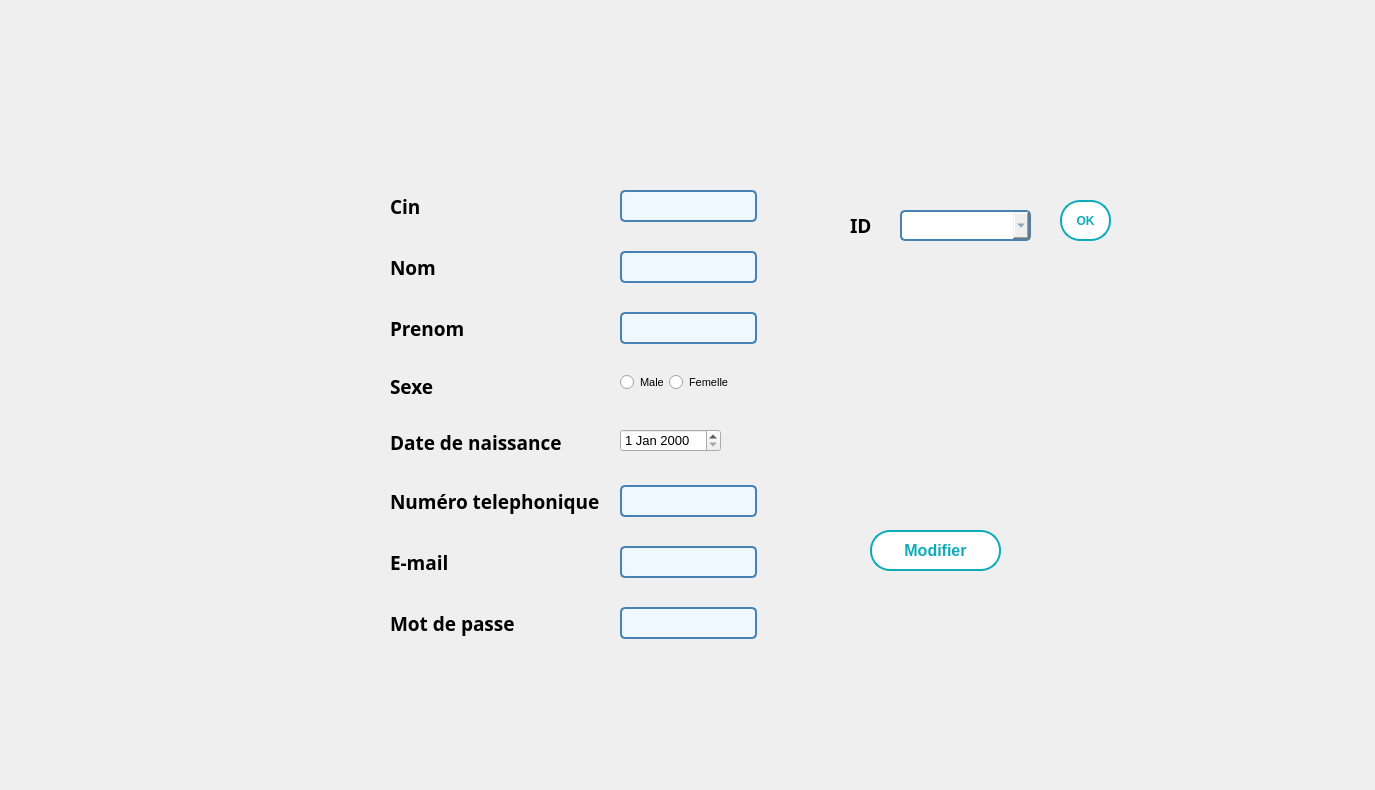
      <widget class="QWidget" name="tab_17">
       <attribute name="title">
        <string>Modifer</string>
       </attribute>
       <widget class="QLabel" name="label_24">
        <property name="geometry">
         <rect>
          <x>0</x>
          <y>0</y>
          <width>1366</width>
          <height>781</height>
         </rect>
        </property>
        <property name="minimumSize">
         <size>
          <width>1366</width>
          <height>768</height>
         </size>
        </property>
        <property name="text">
         <string/>
        </property>
        <property name="pixmap">
         <pixmap resource="gestion_abonnement/image/image.qrc">:/background_3.png</pixmap>
        </property>
        <property name="scaledContents">
         <bool>true</bool>
        </property>
       </widget>
       <widget class="QWidget" name="formLayoutWidget_13">
        <property name="geometry">
         <rect>
          <x>390</x>
          <y>190</y>
          <width>411</width>
          <height>451</height>
         </rect>
        </property>
        <layout class="QFormLayout" name="formLayout_15">
         <property name="sizeConstraint">
          <enum>QLayout::SetDefaultConstraint</enum>
         </property>
         <property name="fieldGrowthPolicy">
          <enum>QFormLayout::FieldsStayAtSizeHint</enum>
         </property>
         <property name="rowWrapPolicy">
          <enum>QFormLayout::WrapLongRows</enum>
         </property>
         <property name="labelAlignment">
          <set>Qt::AlignLeading|Qt::AlignLeft|Qt::AlignVCenter</set>
         </property>
         <property name="formAlignment">
          <set>Qt::AlignLeading|Qt::AlignLeft|Qt::AlignTop</set>
         </property>
         <property name="horizontalSpacing">
          <number>20</number>
         </property>
         <property name="verticalSpacing">
          <number>29</number>
         </property>
         <property name="leftMargin">
          <number>0</number>
         </property>
         <property name="topMargin">
          <number>0</number>
         </property>
         <item row="0" column="0">
          <widget class="QLabel" name="cINLabel_21">
           <property name="font">
            <font>
             <family>Bell MT</family>
             <pointsize>14</pointsize>
             <weight>75</weight>
             <bold>true</bold>
            </font>
           </property>
           <property name="text">
            <string>Cin</string>
           </property>
          </widget>
         </item>
         <item row="0" column="1">
          <widget class="QLineEdit" name="memm_cin">
           <property name="enabled">
            <bool>true</bool>
           </property>
           <property name="styleSheet">
            <string notr="true">/* Style général du formulaire */
QLineEdit {
    border: 2px solid #4682B4; /* Bordure bleue */
    border-radius: 5px; /* Coins arrondis */
    padding: 5px; /* Espace intérieur */
    font-size: 14px; /* Taille de la police */
    font-family: &quot;Arial&quot;, sans-serif; /* Police de caractère */
    color: #4682B4; /* Couleur du texte */
    background-color: #F0F8FF; /* Couleur de fond */
}

/* Style lorsque le champ de formulaire est en focus */
QLineEdit:focus {
    border-color: #1E90FF; /* Bordure bleu clair en focus */
}

/* Style pour les champs désactivés */
QLineEdit:disabled {
    color: #808080; /* Texte gris pour les champs désactivés */
    background-color: #F5F5F5; /* Fond gris clair pour les champs désactivés */
}
</string>
           </property>
          </widget>
         </item>
         <item row="1" column="0">
          <widget class="QLabel" name="nomLabel_15">
           <property name="font">
            <font>
             <family>Bell MT</family>
             <pointsize>14</pointsize>
             <weight>75</weight>
             <bold>true</bold>
            </font>
           </property>
           <property name="text">
            <string>Nom</string>
           </property>
          </widget>
         </item>
         <item row="1" column="1">
          <widget class="QLineEdit" name="memm_nom">
           <property name="font">
            <font>
             <family>Arial</family>
             <pointsize>-1</pointsize>
            </font>
           </property>
           <property name="styleSheet">
            <string notr="true">/* Style général du formulaire */
QLineEdit {
    border: 2px solid #4682B4; /* Bordure bleue */
    border-radius: 5px; /* Coins arrondis */
    padding: 5px; /* Espace intérieur */
    font-size: 14px; /* Taille de la police */
    font-family: &quot;Arial&quot;, sans-serif; /* Police de caractère */
    color: #4682B4; /* Couleur du texte */
    background-color: #F0F8FF; /* Couleur de fond */
}

/* Style lorsque le champ de formulaire est en focus */
QLineEdit:focus {
    border-color: #1E90FF; /* Bordure bleu clair en focus */
}

/* Style pour les champs désactivés */
QLineEdit:disabled {
    color: #808080; /* Texte gris pour les champs désactivés */
    background-color: #F5F5F5; /* Fond gris clair pour les champs désactivés */
}
</string>
           </property>
          </widget>
         </item>
         <item row="2" column="0">
          <widget class="QLabel" name="prenomLabel_9">
           <property name="font">
            <font>
             <family>Bell MT</family>
             <pointsize>14</pointsize>
             <weight>75</weight>
             <bold>true</bold>
            </font>
           </property>
           <property name="text">
            <string>Prenom</string>
           </property>
          </widget>
         </item>
         <item row="2" column="1">
          <widget class="QLineEdit" name="memm_prenom">
           <property name="styleSheet">
            <string notr="true">/* Style général du formulaire */
QLineEdit {
    border: 2px solid #4682B4; /* Bordure bleue */
    border-radius: 5px; /* Coins arrondis */
    padding: 5px; /* Espace intérieur */
    font-size: 14px; /* Taille de la police */
    font-family: &quot;Arial&quot;, sans-serif; /* Police de caractère */
    color: #4682B4; /* Couleur du texte */
    background-color: #F0F8FF; /* Couleur de fond */
}

/* Style lorsque le champ de formulaire est en focus */
QLineEdit:focus {
    border-color: #1E90FF; /* Bordure bleu clair en focus */
}

/* Style pour les champs désactivés */
QLineEdit:disabled {
    color: #808080; /* Texte gris pour les champs désactivés */
    background-color: #F5F5F5; /* Fond gris clair pour les champs désactivés */
}
</string>
           </property>
          </widget>
         </item>
         <item row="3" column="0">
          <widget class="QLabel" name="sexeLabel_9">
           <property name="font">
            <font>
             <family>Bell MT</family>
             <pointsize>14</pointsize>
             <weight>75</weight>
             <bold>true</bold>
            </font>
           </property>
           <property name="text">
            <string>Sexe</string>
           </property>
          </widget>
         </item>
         <item row="3" column="1">
          <layout class="QHBoxLayout" name="horizontalLayout_11">
           <item>
            <widget class="QRadioButton" name="memm_male">
             <property name="font">
              <font>
               <pointsize>8</pointsize>
              </font>
             </property>
             <property name="text">
              <string>Male</string>
             </property>
            </widget>
           </item>
           <item>
            <widget class="QRadioButton" name="memm_femelle">
             <property name="font">
              <font>
               <pointsize>8</pointsize>
              </font>
             </property>
             <property name="styleSheet">
              <string notr="true">/* Style du QCheckBox */
QCheckBox {
    spacing: 5px; /* Espacement entre la case à cocher et le texte */
}

QCheckBox::indicator {
    width: 20px; /* Largeur de la case à cocher */
    height: 20px; /* Hauteur de la case à cocher */
}

QCheckBox::indicator:unchecked {
    image: url(unchecked.png); /* Image pour la case non cochée */
}

QCheckBox::indicator:checked {
    image: url(checked.png); /* Image pour la case cochée */
}</string>
             </property>
             <property name="text">
              <string>Femelle</string>
             </property>
            </widget>
           </item>
          </layout>
         </item>
         <item row="4" column="0">
          <widget class="QLabel" name="dateDeNaissanceLabel_13">
           <property name="font">
            <font>
             <family>Bell MT</family>
             <pointsize>14</pointsize>
             <weight>75</weight>
             <bold>true</bold>
            </font>
           </property>
           <property name="text">
            <string>Date de naissance </string>
           </property>
          </widget>
         </item>
         <item row="4" column="1">
          <widget class="QDateEdit" name="memm_date">
           <property name="font">
            <font>
             <pointsize>10</pointsize>
            </font>
           </property>
           <property name="styleSheet">
            <string notr="true">QLineEdit {
                border: 2px solid #3498db; /* Bordure bleue */
                border-radius: 5px;
                padding: 8px;
                font-size: 14px;
                color: #333333; /* Couleur du texte */
            }

            QLineEdit:focus {
                border-color: #2980b9; /* Bordure bleue foncée lorsqu'en focus */
            }</string>
           </property>
          </widget>
         </item>
         <item row="5" column="0">
          <widget class="QLabel" name="posteLabel_10">
           <property name="font">
            <font>
             <family>Bell MT</family>
             <pointsize>14</pointsize>
             <weight>75</weight>
             <bold>true</bold>
            </font>
           </property>
           <property name="text">
            <string>Numéro telephonique</string>
           </property>
          </widget>
         </item>
         <item row="5" column="1">
          <widget class="QLineEdit" name="memm_tel">
           <property name="styleSheet">
            <string notr="true">/* Style général du formulaire */
QLineEdit {
    border: 2px solid #4682B4; /* Bordure bleue */
    border-radius: 5px; /* Coins arrondis */
    padding: 5px; /* Espace intérieur */
    font-size: 14px; /* Taille de la police */
    font-family: &quot;Arial&quot;, sans-serif; /* Police de caractère */
    color: #4682B4; /* Couleur du texte */
    background-color: #F0F8FF; /* Couleur de fond */
}

/* Style lorsque le champ de formulaire est en focus */
QLineEdit:focus {
    border-color: #1E90FF; /* Bordure bleu clair en focus */
}

/* Style pour les champs désactivés */
QLineEdit:disabled {
    color: #808080; /* Texte gris pour les champs désactivés */
    background-color: #F5F5F5; /* Fond gris clair pour les champs désactivés */
}
</string>
           </property>
          </widget>
         </item>
         <item row="6" column="0">
          <widget class="QLabel" name="cINLabel_22">
           <property name="font">
            <font>
             <family>Bell MT</family>
             <pointsize>14</pointsize>
             <weight>75</weight>
             <bold>true</bold>
            </font>
           </property>
           <property name="text">
            <string>E-mail</string>
           </property>
          </widget>
         </item>
         <item row="6" column="1">
          <widget class="QLineEdit" name="memm_email">
           <property name="enabled">
            <bool>true</bool>
           </property>
           <property name="styleSheet">
            <string notr="true">/* Style général du formulaire */
QLineEdit {
    border: 2px solid #4682B4; /* Bordure bleue */
    border-radius: 5px; /* Coins arrondis */
    padding: 5px; /* Espace intérieur */
    font-size: 14px; /* Taille de la police */
    font-family: &quot;Arial&quot;, sans-serif; /* Police de caractère */
    color: #4682B4; /* Couleur du texte */
    background-color: #F0F8FF; /* Couleur de fond */
}

/* Style lorsque le champ de formulaire est en focus */
QLineEdit:focus {
    border-color: #1E90FF; /* Bordure bleu clair en focus */
}

/* Style pour les champs désactivés */
QLineEdit:disabled {
    color: #808080; /* Texte gris pour les champs désactivés */
    background-color: #F5F5F5; /* Fond gris clair pour les champs désactivés */
}
</string>
           </property>
          </widget>
         </item>
         <item row="7" column="0">
          <widget class="QLabel" name="cINLabel_23">
           <property name="font">
            <font>
             <family>Bell MT</family>
             <pointsize>14</pointsize>
             <weight>75</weight>
             <bold>true</bold>
            </font>
           </property>
           <property name="text">
            <string>Mot de passe</string>
           </property>
          </widget>
         </item>
         <item row="7" column="1">
          <widget class="QLineEdit" name="memm_mdp">
           <property name="enabled">
            <bool>true</bool>
           </property>
           <property name="styleSheet">
            <string notr="true">/* Style général du formulaire */
QLineEdit {
    border: 2px solid #4682B4; /* Bordure bleue */
    border-radius: 5px; /* Coins arrondis */
    padding: 5px; /* Espace intérieur */
    font-size: 14px; /* Taille de la police */
    font-family: &quot;Arial&quot;, sans-serif; /* Police de caractère */
    color: #4682B4; /* Couleur du texte */
    background-color: #F0F8FF; /* Couleur de fond */
}

/* Style lorsque le champ de formulaire est en focus */
QLineEdit:focus {
    border-color: #1E90FF; /* Bordure bleu clair en focus */
}

/* Style pour les champs désactivés */
QLineEdit:disabled {
    color: #808080; /* Texte gris pour les champs désactivés */
    background-color: #F5F5F5; /* Fond gris clair pour les champs désactivés */
}
</string>
           </property>
          </widget>
         </item>
        </layout>
       </widget>
       <widget class="QPushButton" name="modifier">
        <property name="enabled">
         <bool>true</bool>
        </property>
        <property name="geometry">
         <rect>
          <x>870</x>
          <y>530</y>
          <width>131</width>
          <height>41</height>
         </rect>
        </property>
        <property name="font">
         <font>
          <family>Arial</family>
          <pointsize>12</pointsize>
          <weight>75</weight>
          <bold>true</bold>
         </font>
        </property>
        <property name="autoFillBackground">
         <bool>false</bool>
        </property>
        <property name="styleSheet">
         <string notr="true">/* Styles généraux du bouton */
QPushButton {
    background-color: #ffffff; /* Bleu clair pour représenter l'eau */
    border: 2px solid #0EABB8; /* Bordure bleue */
    color: #0EABB8; /* Texte blanc */
    padding: 10px ; /* Espacement intérieur */

    font-weight: bold; /* Police en gras */
    border-radius: 20px; /* Bordure arrondie */
    outline: none; /* Supprime la bordure de focus */
  
    overflow: hidden; /* Cache le contenu débordant */
    transition: background-color 0.3s, color 0.3s; /* Transition des couleurs */
}

/* Style au survol du bouton */
QPushButton:hover {
    background-color: #0EABB8; /* Fond devient blanc */
    color: #ffffff; /* Texte devient bleu clair */
}

/* Style au clic du bouton */
QPushButton:pressed {
    background-color: #0EABB8; /* Bleu foncé lors du clic */
    color: #f8f8f8; /* Texte blanc lors du clic */
}

/* Animation pour le pseudo-élément :after */
QPushButton::after {
    content: ''; /* Contenu vide */
    position: absolute; /* Position absolue */
    width: 100%; /* Largeur à 100% */
    height: 100%; /* Hauteur à 100% */
    background-color: rgba(255, 255, 255, 0.3); /* Fond semi-transparent */
    top: 50%; /* Positionnement au centre vertical */
    left: 50%; /* Positionnement au centre horizontal */
    border-radius: 50%; /* Bordure arrondie */
    transform: translate(-50%, -50%) scale(0); /* Réduit l'échelle à 0 */
    transition: transform 0.5s ease; /* Transition de l'échelle */
}

/* Animation au survol du bouton */
QPushButton:hover::after {
    transform: translate(-50%, -50%) scale(2); /* Augmente l'échelle à 2 */
}
</string>
        </property>
        <property name="text">
         <string>Modifier</string>
        </property>
        <property name="autoDefault">
         <bool>true</bool>
        </property>
       </widget>
       <widget class="QPushButton" name="Bmodifier_3">
        <property name="enabled">
         <bool>true</bool>
        </property>
        <property name="geometry">
         <rect>
          <x>1060</x>
          <y>200</y>
          <width>51</width>
          <height>41</height>
         </rect>
        </property>
        <property name="font">
         <font>
          <family>Arial</family>
          <pointsize>9</pointsize>
          <weight>75</weight>
          <bold>true</bold>
         </font>
        </property>
        <property name="autoFillBackground">
         <bool>false</bool>
        </property>
        <property name="styleSheet">
         <string notr="true">/* Styles généraux du bouton */
QPushButton {
    background-color: #ffffff; /* Bleu clair pour représenter l'eau */
    border: 2px solid #0EABB8; /* Bordure bleue */
    color: #0EABB8; /* Texte blanc */
    padding: 10px ; /* Espacement intérieur */

    font-weight: bold; /* Police en gras */
    border-radius: 20px; /* Bordure arrondie */
    outline: none; /* Supprime la bordure de focus */
  
    overflow: hidden; /* Cache le contenu débordant */
    transition: background-color 0.3s, color 0.3s; /* Transition des couleurs */
}

/* Style au survol du bouton */
QPushButton:hover {
    background-color: #0EABB8; /* Fond devient blanc */
    color: #ffffff; /* Texte devient bleu clair */
}

/* Style au clic du bouton */
QPushButton:pressed {
    background-color: #0EABB8; /* Bleu foncé lors du clic */
    color: #f8f8f8; /* Texte blanc lors du clic */
}

/* Animation pour le pseudo-élément :after */
QPushButton::after {
    content: ''; /* Contenu vide */
    position: absolute; /* Position absolue */
    width: 100%; /* Largeur à 100% */
    height: 100%; /* Hauteur à 100% */
    background-color: rgba(255, 255, 255, 0.3); /* Fond semi-transparent */
    top: 50%; /* Positionnement au centre vertical */
    left: 50%; /* Positionnement au centre horizontal */
    border-radius: 50%; /* Bordure arrondie */
    transform: translate(-50%, -50%) scale(0); /* Réduit l'échelle à 0 */
    transition: transform 0.5s ease; /* Transition de l'échelle */
}

/* Animation au survol du bouton */
QPushButton:hover::after {
    transform: translate(-50%, -50%) scale(2); /* Augmente l'échelle à 2 */
}
</string>
        </property>
        <property name="text">
         <string>OK</string>
        </property>
        <property name="autoDefault">
         <bool>true</bool>
        </property>
       </widget>
       <widget class="QLabel" name="zone_image_modifier_3">
        <property name="geometry">
         <rect>
          <x>830</x>
          <y>300</y>
          <width>211</width>
          <height>201</height>
         </rect>
        </property>
        <property name="text">
         <string/>
        </property>
        <property name="pixmap">
         <pixmap resource="gestion_abonnement/image/image.qrc">:/pngwing.com.png</pixmap>
        </property>
        <property name="scaledContents">
         <bool>true</bool>
        </property>
       </widget>
       <widget class="QComboBox" name="comboBox_mod_2">
        <property name="geometry">
         <rect>
          <x>900</x>
          <y>210</y>
          <width>131</width>
          <height>31</height>
         </rect>
        </property>
        <property name="styleSheet">
         <string notr="true">/* Style général du QComboBox */
QComboBox {
    border: 2px solid #4682B4; /* Bordure bleue */
    border-radius: 5px; /* Coins arrondis */
    padding: 5px; /* Espace intérieur */
    font-size: 14px; /* Taille de la police */
    font-family: &quot;Arial&quot;, sans-serif; /* Police de caractère */
    color: #4682B4; /* Couleur du texte */

}




/* Style des éléments déroulants */
QComboBox QAbstractItemView {
    border: 2px solid #4682B4; /* Bordure bleue */
    border-radius: 5px; /* Coins arrondis */
    font-size: 14px; /* Taille de la police */
    font-family: &quot;Arial&quot;, sans-serif; /* Police de caractère */
    color: #4682B4; /* Couleur du texte */
    background-color: #F0F8FF; /* Couleur de fond */
}

/* Style des éléments déroulants au survol */
QComboBox QAbstractItemView:hover {
    background-color: #87CEEB; /* Couleur de fond bleue au survol */
}
</string>
        </property>
       </widget>
       <widget class="QLabel" name="cINLabel_24">
        <property name="geometry">
         <rect>
          <x>850</x>
          <y>200</y>
          <width>51</width>
          <height>51</height>
         </rect>
        </property>
        <property name="font">
         <font>
          <family>Bell MT</family>
          <pointsize>14</pointsize>
          <weight>75</weight>
          <bold>true</bold>
         </font>
        </property>
        <property name="text">
         <string>ID</string>
        </property>
       </widget>
      </widget>
